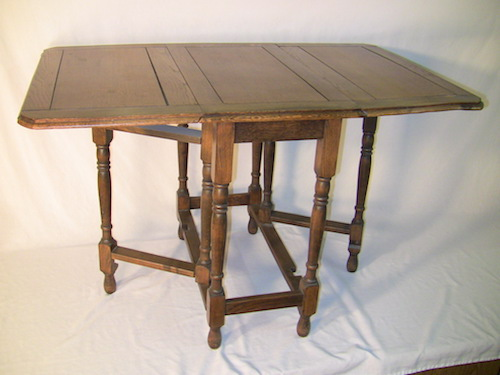
#> input picture 09. Image Content Analysis/table.jpg, 500 x 375 px
$ jupyter execute 'Building a Star Feature Detector.ipynb'   (shell and % lines are left out)
#> lines starting #> are read from the running program, lines starting #| are printed output that depends on the picture; after the words box and inside, x2 and y2 are one past the last pixel; in counts of white or black regions, pixels touching at a corner belong together
[cell 1]
import cv2
import numpy as np
import matplotlib.pyplot as plt

[cell 2]
class StarFeatureDetector(object):

    def __init__(self):
        self.detector = cv2.xfeatures2d.StarDetector_create()

    def detect(self, img):
        return self.detector.detect(img)

[cell 3]

img = cv2.imread('table.jpg')
#> img is the input picture: shape (375, 500, 3); mean B, G, R 157.7, 169.6, 182.9

plt.imshow(cv2.cvtColor(img, cv2.COLOR_BGR2RGB))
plt.show()

[cell 4]
img_gray = cv2.cvtColor(img, cv2.COLOR_BGR2GRAY)
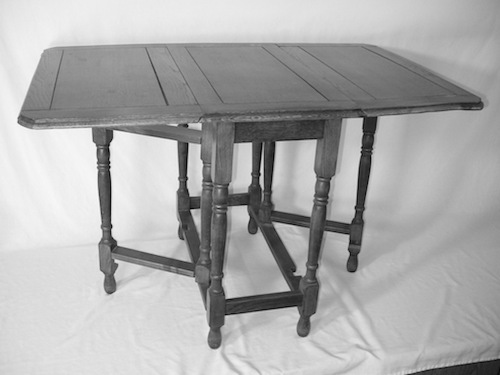
#> img_gray: shape (375, 500); min 2, max 251, mean 172.2

plt.imshow(img_gray, cmap='gray')
plt.show()

[cell 5]
# Detect features using Star feature detector
keypoints = StarFeatureDetector().detect(img)
#> keypoints = 151 keypoints; strongest (x, y, size): (239, 215, 16), (243, 151, 16), (295, 239, 22), (241, 182, 16)

[cell 6]
cv2.drawKeypoints(img, keypoints, img,
                 flags=cv2.DRAW_MATCHES_FLAGS_DRAW_RICH_KEYPOINTS)
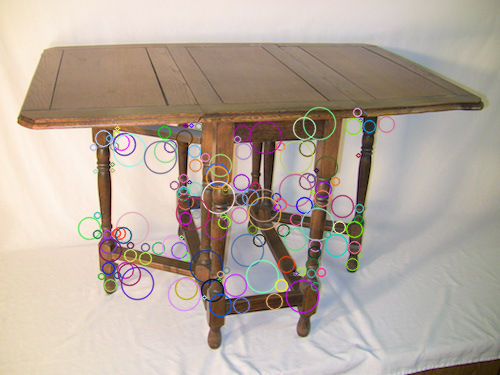
#> img: shape (375, 500, 3); 8.01% of pixels changed, all inside (x1, y1, x2, y2) = (77, 106, 396, 318)

[cell 7]
plt.imshow(cv2.cvtColor(img, cv2.COLOR_BGR2RGB))
plt.show()

$ run again, with 09. Image Content Analysis/airplane.jpg copied over 09. Image Content Analysis/table.jpg
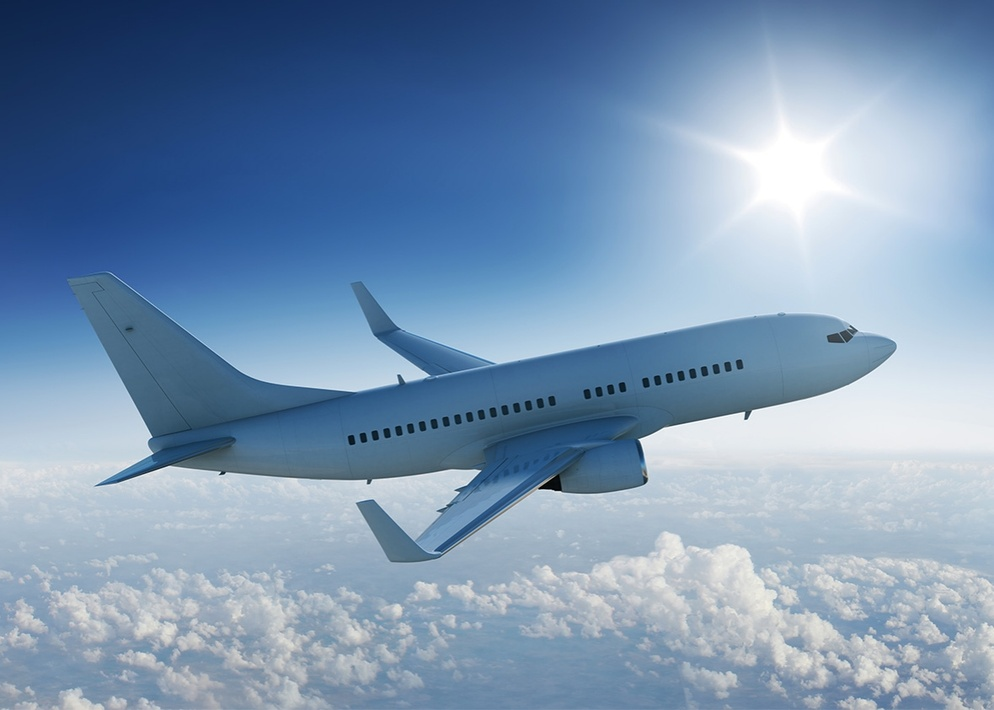
#> input picture 09. Image Content Analysis/airplane.jpg, 994 x 710 px, shrunk from 1180 x 842 before the run
#> img is the input picture: shape (710, 994, 3); mean B, G, R 178.2, 149.1, 122.8
#> `img_gray = cv2.cvtColor(img, cv2.COLOR_BGR2GRAY)`:
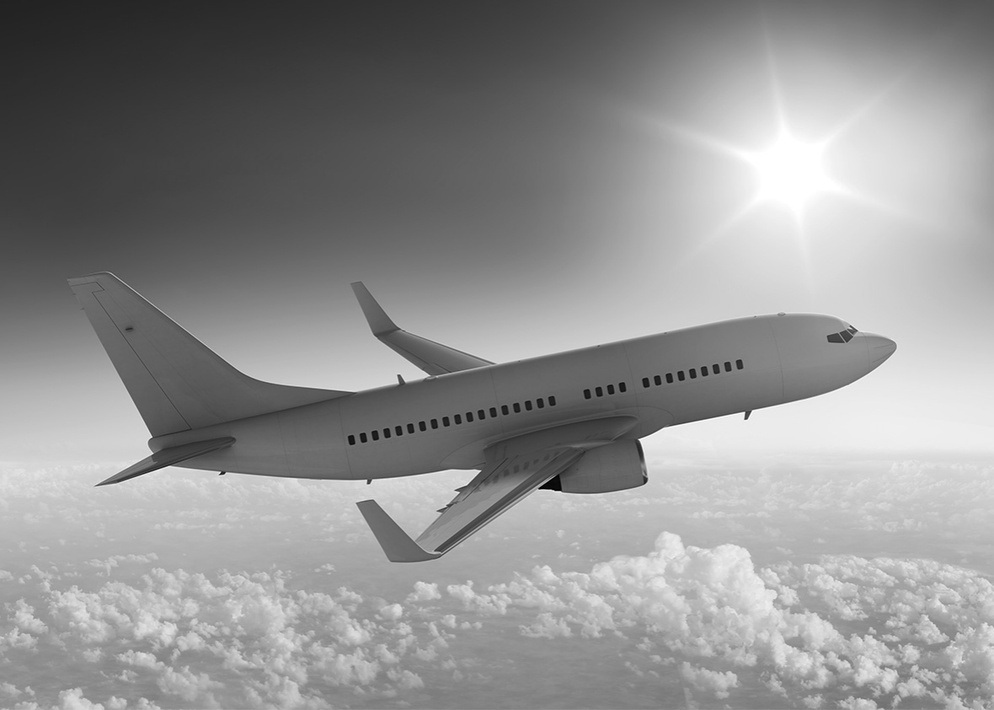
#> img_gray: shape (710, 994); min 0, max 255, mean 144.6
#> keypoints = 107 keypoints; strongest (x, y, size): (742, 414, 4), (643, 441, 6), (412, 373, 16), (475, 472, 6)
#> `cv2.drawKeypoints(img, keypoints, img, flags=cv2.DRAW_MATCHES_FLAGS_DR..`:
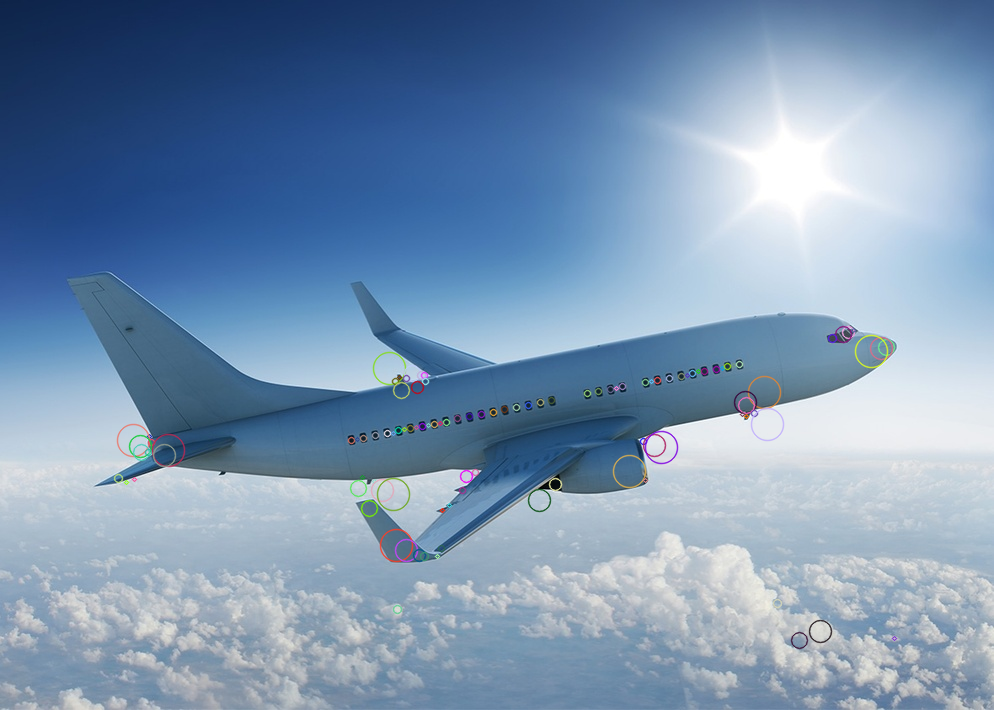
#> img: shape (710, 994, 3); 1.17% of pixels changed, all inside (x1, y1, x2, y2) = (113, 325, 898, 650)
